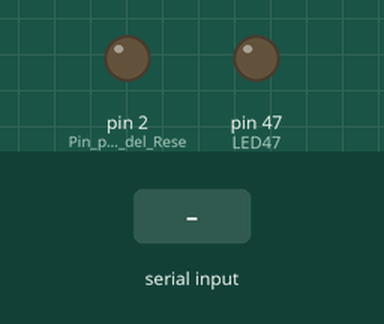
Recording of a sketch running on a simulated Arduino Mega 2560, built with avr-gcc and run on an emulated ATmega2560. Shown: output pins drawn as LEDs (lit = HIGH). The inputs (shaded band) are chosen by the test bench. What the sketch prints to the serial monitor is not drawn.

Above: at 2.3 s.
At 5.4 s:
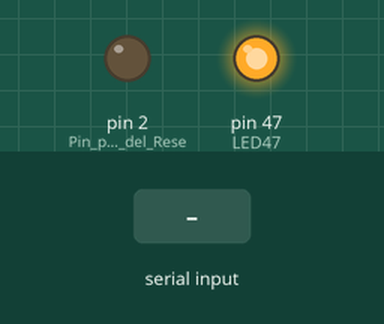
5.5 s: "1" received over the second serial link
Timing chart, 0 to 8.5 s (numbered marks = the images above; inputs shaded):
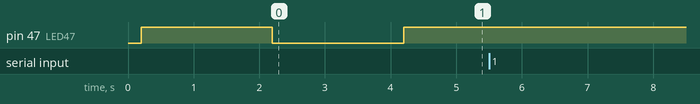

Measured:
- after the input at 5.5 s, every drawn part: stays the same

The sketch:

Arduino.ino
```cpp
char c;
int LED47=47;
int LED31=31;
int LED33=33;
void setup() {
  Serial.begin(9600);
  pinMode(2,OUTPUT); //Pin para control del Reset del modulo HC05
  digitalWrite(13, LOW);
  delay(200);
  digitalWrite(13, HIGH);
  // El modulo HC-05 tiene por defecto el Baud rate a 38400 en el modo AT
  Serial1.begin(38400);
  pinMode(LED47, OUTPUT);
  digitalWrite(LED47,HIGH);
  digitalWrite(LED31,HIGH);
  digitalWrite(LED33,HIGH);
  delay(2000);
  digitalWrite(LED47,LOW);
  digitalWrite(LED31,LOW);
  digitalWrite(LED33,LOW);
  delay(2000);
  digitalWrite(LED47,HIGH);
  digitalWrite(LED31,HIGH);
  digitalWrite(LED33,HIGH);
}

void loop(){
    // Esperar respuesta del modulo HC-05 y se envia a el monitor serial
    if (Serial1.available()> 0)
    {
        c = Serial1.read();
        delay(5);
        Serial.write(c);
        Serial.println(int(c));
        if(int(c)==-1){
          digitalWrite(LED47,LOW);
        }
        if(int(c)==-4){
          digitalWrite(LED47,HIGH);
        }
        if(int(c)==-2){
          digitalWrite(LED31,LOW);
        }
        if(int(c)==-3){
          digitalWrite(LED31,HIGH);
        }
        if(int(c)==-8){
          digitalWrite(LED33,HIGH);
        }
        if(int(c)==-10){
          digitalWrite(LED33,LOW);
        }

    }
    // Esperar codigos enviados por el monitor serial y se envian a el modulo HC-05
    if (Serial.available()> 0)
    {
        c =  Serial.read();
        delay(5);
        Serial1.write(c);
        Serial1.println(String(c));
    }
}
```
